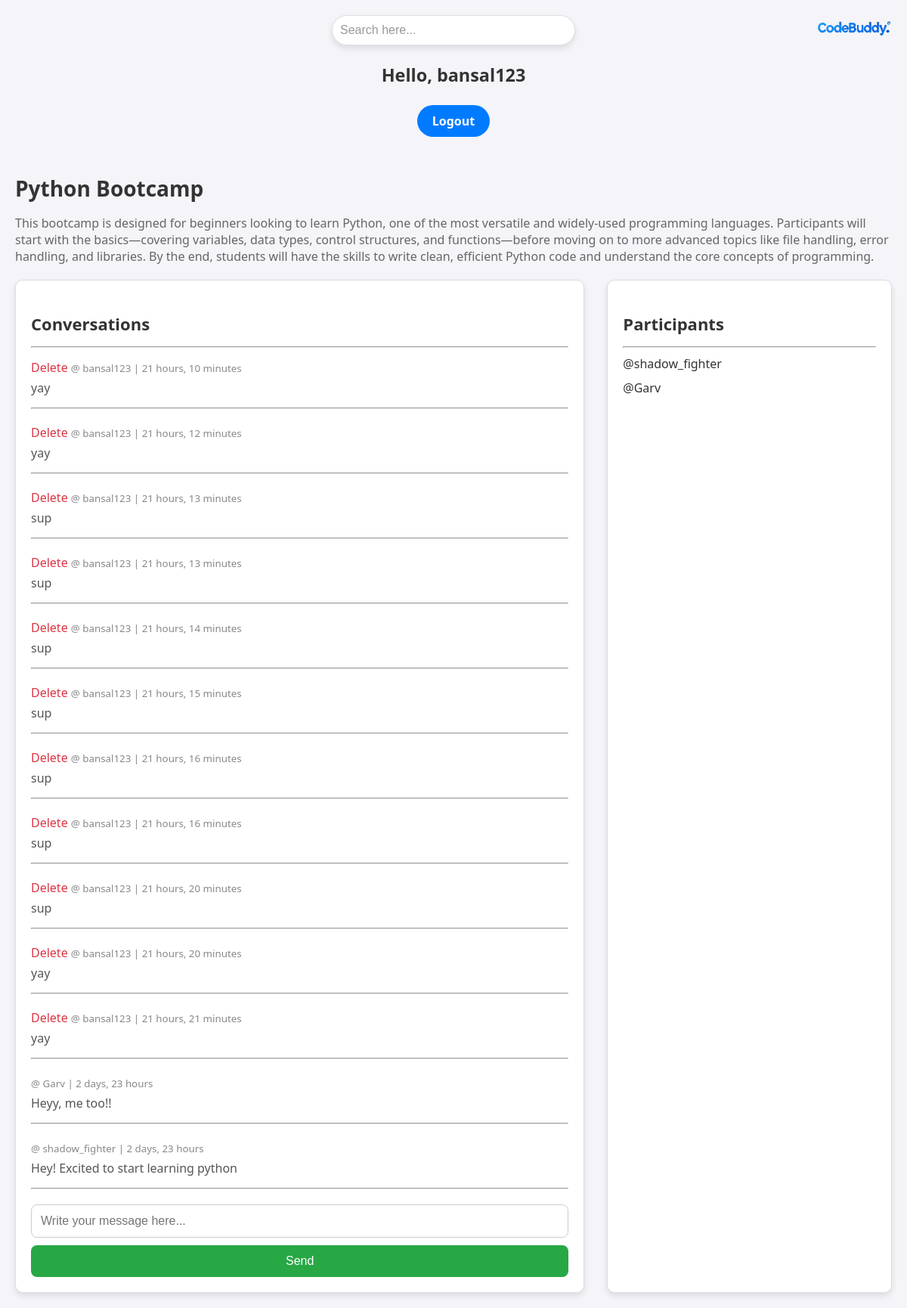
The page /room/1 (signed in) on the database its author committed.
### base1/models.py (models this page shows, shortened)
class Room(models.Model):
    host = models.ForeignKey(User, on_delete=models.SET_NULL, null = True)
    topic = models.ForeignKey(Topic, on_delete=models.SET_NULL, null = True)
    name = models.CharField(max_length=200)
    description = models.TextField(null = True)
    participants = models.ManyToManyField(User, related_name='participants', blank = True)
    updated = models.DateTimeField(auto_now= True)
    createds = models.DateTimeField(auto_now_add=True)
    class Meta:
        ordering = ['-updated', '-createds']

class messages(models.Model):
    user = models.ForeignKey(User, on_delete=models.CASCADE)
    room = models.ForeignKey(Room, on_delete = models.CASCADE)
    body = models.TextField()
    updated = models.DateTimeField(auto_now= True)
    createds = models.DateTimeField(auto_now_add=True)
    class Meta:
        ordering = ['-updated', '-createds']

### base1/views.py (the view, shortened to what this page needs)
# urls.py: path('room/<str:pk>', views.room, name = "room"),
def room(request, pk):
    room = Room.objects.get(id=pk)
    room_messages = room.messages_set.all().order_by('-createds')
    context = {'room': room, 'room_messages': room_messages}
    return render(request, 'base1/room.html', context)

### base1/templates/base1/room.html (shortened to what this page needs)
{% include "navbar.html" %}
{% block content %}
<div class="content-container">
    <h1>{{ room.name }}</h1>
    <p>{{ room.description }}</p>
    <div class="room-container">
        <div class="comment-wrapper">
            <h3>Conversations</h3>
            <hr>
            {% for message in room_messages %}
            <div class="comment-body">
                {% if request.user == message.user %}
                <a href="{% url 'delete-message' message.id %}">Delete</a>
                {% endif %}
                <small>@ {{ message.user }} | {{ message.createds|timesince }}</small>
                <p>{{ message.body }}</p>
                <hr>
            </div>
            {% endfor %}
            {% if user.is_authenticated %}
            <div class="comment-form">
                <form method="POST">
                    <input type="text" name="body" placeholder="Write your message here..." required />
                    <input type="submit" value="Send" />
                </form>
            </div>
            {% endif %}
        </div>
        <div class="participants-wrapper">
            <h3>Participants</h3>
            <hr>
            {% for participant in room.participants.all %}
            <p>@{{ participant.username }}</p>
            {% endfor %}
        </div>
    </div>
</div>
{% endblock %}

### templates/navbar.html (shortened to what this page needs)
{% load static %}
<!DOCTYPE html>
<html lang="en">
<head>
</head>
<body>
    <div class="logo-container">
        <img src="{% static 'images/cbd.png' %}" alt="CodeBuddy Logo" class="logo" />
    </div>
    <div class="search-container">
        <form method="GET" action="{% url 'home' %}">
            <input type="text" name="q" placeholder="Search here..." />
        </form>
    </div>
    <div class="auth-links">
        {% if request.user.is_authenticated %}
        <div class="greeting">
            <h3>Hello, {{ user.username }}</h3>
        </div>
        <a href="{% url 'logout-page' %}">Logout</a>
        {% else %}
        <a href="{% url 'login-page' %}">Login</a>
        {% endif %}
    </div>
</body>
</html>

### templates/navbar.html (style rules this page uses)
body { font-family: 'Segoe UI', Tahoma, Geneva, Verdana, sans-serif; background-color: #f4f4f9; margin: 0; padding: 0; color: #333; }
h3 { color: #333; font-weight: 600; }
a { text-decoration: none; color: #007bff; font-weight: bold; }
.logo-container { position: absolute; top: 20px; right: 20px; }
.logo { max-width: 100px; height: auto; }
.search-container { display: flex; justify-content: center; margin: 20px auto; }
.search-container input[type="text"] { padding: 10px; width: 300px; border-radius: 25px; border: 1px solid #e0e0e0; box-shadow: 0 4px 8px rgba(0, 0, 0, 0.1); font-size: 1rem; outline: none; }
.search-container input[type="text"]::placeholder { color: #999; }
.auth-links { text-align: center; margin: 10px; }
.auth-links a { display: inline-block; padding: 10px 20px; background-color: #007bff; color: white; border-radius: 25px; transition: background-color 0.3s ease; }
.greeting { text-align: center; margin: 20px; font-size: 1.25rem; color: #555; }

### base1/templates/base1/room.html (style rules this page uses)
.content-container { max-width: 1200px; margin: 0 auto; padding: 20px; }
.room-container { display: grid; grid-template-columns: 2fr 1fr; gap: 30px; margin-top: 20px; }
h1 { color: #333; margin-bottom: 15px; font-size: 28px; font-weight: 700; }
p { font-size: 16px; color: #666; margin-bottom: 20px; }
.comment-wrapper { background-color: #fff; border: 1px solid #ddd; border-radius: 10px; padding: 20px; box-shadow: 0 4px 8px rgba(0, 0, 0, 0.1); }
.comment-wrapper hr { margin: 15px 0; }
.comment-wrapper h3 { margin-bottom: 15px; font-size: 22px; font-weight: 600; }
.comment-form { margin-top: 20px; }
.comment-form input[type="text"] { width: 100%; padding: 12px; border: 1px solid #ccc; border-radius: 8px; font-size: 16px; margin-bottom: 10px; box-sizing: border-box; }
.comment-form input[type="submit"] { background-color: #28a745; color: white; border: none; padding: 12px; border-radius: 8px; font-size: 16px; cursor: pointer; transition: background-color 0.3s ease; width: 100%; }
.participants-wrapper { background-color: #fff; border: 1px solid #ddd; border-radius: 10px; padding: 20px; box-shadow: 0 4px 8px rgba(0, 0, 0, 0.1); }
.participants-wrapper h3 { margin-bottom: 15px; font-size: 22px; font-weight: 600; }
.participants-wrapper p { margin: 10px 0; color: #333; font-size: 16px; }
.comment-body { margin-bottom: 20px; }
.comment-body p { margin: 5px 0; color: #555; }
.comment-body small { color: #888; }
.comment-body a { color: #dc3545; font-weight: 500; }

### rows shown on the page
Room: name "Python Bootcamp", description "This bootcamp is designed for beginners looking to learn Python, one of the most versatile and widely-used programming languages. Participants will start with the basics—covering variables, data types, control structures, and functions—before moving on to more advanced topics like file handling, error handling, and libraries. By the end, students will have the skills to write clean, efficient Python code and understand the core concepts of programming."
messages: shows "Delete", user "bansal123", createds "21 hours, 10 minutes", body "yay"
messages: shows "Delete", user "bansal123", createds "21 hours, 12 minutes", body "yay"
messages: shows "Delete", user "bansal123", createds "21 hours, 13 minutes", body "sup"
messages: shows "Delete", user "bansal123", createds "21 hours, 13 minutes", body "sup"
messages: shows "Delete", user "bansal123", createds "21 hours, 14 minutes", body "sup"
messages: shows "Delete", user "bansal123", createds "21 hours, 15 minutes", body "sup"
messages: shows "Delete", user "bansal123", createds "21 hours, 16 minutes", body "sup"
messages: shows "Delete", user "bansal123", createds "21 hours, 16 minutes", body "sup"
messages: shows "Delete", user "bansal123", createds "21 hours, 20 minutes", body "sup"
messages: shows "Delete", user "bansal123", createds "21 hours, 20 minutes", body "yay"
messages: shows "Delete", user "bansal123", createds "21 hours, 21 minutes", body "yay"
messages: user "Garv", createds "2 days, 23 hours", body "Heyy, me too!!"
messages: user "shadow_fighter", createds "2 days, 23 hours", body "Hey! Excited to start learning python"

### other values the page prints
{{ user.username }} "bansal123"
{{ participant.username }} "shadow_fighter"
{{ participant.username }} "Garv"
